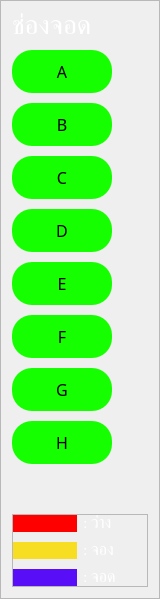
        <widget class="QFrame" name="bay_btn_frame">
         <property name="maximumSize">
          <size>
           <width>160</width>
           <height>16777215</height>
          </size>
         </property>
         <property name="frameShape">
          <enum>QFrame::StyledPanel</enum>
         </property>
         <property name="frameShadow">
          <enum>QFrame::Raised</enum>
         </property>
         <layout class="QVBoxLayout" name="verticalLayout_2">
          <property name="spacing">
           <number>10</number>
          </property>
          <item>
           <widget class="QLabel" name="label">
            <property name="maximumSize">
             <size>
              <width>250</width>
              <height>16777215</height>
             </size>
            </property>
            <property name="font">
             <font>
              <family>Mitr SemiBold</family>
              <pointsize>20</pointsize>
             </font>
            </property>
            <property name="styleSheet">
             <string notr="true">color: rgb(255, 255, 255);</string>
            </property>
            <property name="text">
             <string>ช่องจอด</string>
            </property>
           </widget>
          </item>
          <item>
           <widget class="QPushButton" name="bayA_btn">
            <property name="maximumSize">
             <size>
              <width>100</width>
              <height>16777215</height>
             </size>
            </property>
            <property name="font">
             <font>
              <family>Mitr SemiBold</family>
              <pointsize>12</pointsize>
             </font>
            </property>
            <property name="styleSheet">
             <string notr="true">#bayA_btn{
    border: none;
	padding: 10px;
    background-color: #16FF00;
    color: #000000;
    border-radius: 20px;
}
#bayA_btn:hover{
    border: none;
	padding: 10px;
    background-color: #FF0000;
    color: #fff;
    border-radius: 20px;
}
#bayA_btn:checked{
    border: none;
	padding: 10px;
    background-color: #FF0000;
    color: #fff;
    border-radius: 20px;
}</string>
            </property>
            <property name="text">
             <string>A</string>
            </property>
            <property name="checkable">
             <bool>true</bool>
            </property>
            <property name="checked">
             <bool>false</bool>
            </property>
            <property name="autoExclusive">
             <bool>true</bool>
            </property>
           </widget>
          </item>
          <item>
           <widget class="QPushButton" name="bayB_btn">
            <property name="maximumSize">
             <size>
              <width>100</width>
              <height>16777215</height>
             </size>
            </property>
            <property name="font">
             <font>
              <family>Mitr SemiBold</family>
              <pointsize>12</pointsize>
             </font>
            </property>
            <property name="styleSheet">
             <string notr="true">#bayB_btn{
    border: none;
	padding: 10px;
    background-color: #16FF00;
    color: #000000;
    border-radius: 20px;
}
#bayB_btn:hover{
    border: none;
	padding: 10px;
    background-color: #FF0000;
    color: #fff;
    border-radius: 20px;
}
#bayB_btn:checked{
    border: none;
	padding: 10px;
    background-color: #FF0000;
    color: #fff;
    border-radius: 20px;
}</string>
            </property>
            <property name="text">
             <string>B</string>
            </property>
            <property name="checkable">
             <bool>true</bool>
            </property>
            <property name="checked">
             <bool>false</bool>
            </property>
            <property name="autoExclusive">
             <bool>true</bool>
            </property>
           </widget>
          </item>
          <item>
           <widget class="QPushButton" name="bayC_btn">
            <property name="maximumSize">
             <size>
              <width>100</width>
              <height>16777215</height>
             </size>
            </property>
            <property name="font">
             <font>
              <family>Mitr SemiBold</family>
              <pointsize>12</pointsize>
             </font>
            </property>
            <property name="styleSheet">
             <string notr="true">#bayC_btn{
    border: none;
	padding: 10px;
    background-color: #16FF00;
    color: #000000;
    border-radius: 20px;
}
#bayC_btn:hover{
    border: none;
	padding: 10px;
    background-color: #FF0000;
    color: #fff;
    border-radius: 20px;
}
#bayC_btn:checked{
    border: none;
	padding: 10px;
    background-color: #FF0000;
    color: #fff;
    border-radius: 20px;
}</string>
            </property>
            <property name="text">
             <string>C</string>
            </property>
            <property name="checkable">
             <bool>true</bool>
            </property>
            <property name="checked">
             <bool>false</bool>
            </property>
            <property name="autoExclusive">
             <bool>true</bool>
            </property>
           </widget>
          </item>
          <item>
           <widget class="QPushButton" name="bayD_btn">
            <property name="maximumSize">
             <size>
              <width>100</width>
              <height>16777215</height>
             </size>
            </property>
            <property name="font">
             <font>
              <family>Mitr SemiBold</family>
              <pointsize>12</pointsize>
             </font>
            </property>
            <property name="styleSheet">
             <string notr="true">#bayD_btn{
    border: none;
	padding: 10px;
    background-color: #16FF00;
    color: #000000;
    border-radius: 20px;
}
#bayD_btn:hover{
    border: none;
	padding: 10px;
    background-color: #FF0000;
    color: #fff;
    border-radius: 20px;
}
#bayD_btn:checked{
    border: none;
	padding: 10px;
    background-color: #FF0000;
    color: #fff;
    border-radius: 20px;
}</string>
            </property>
            <property name="text">
             <string>D</string>
            </property>
            <property name="checkable">
             <bool>true</bool>
            </property>
            <property name="checked">
             <bool>false</bool>
            </property>
            <property name="autoExclusive">
             <bool>true</bool>
            </property>
           </widget>
          </item>
          <item>
           <widget class="QPushButton" name="bayE_btn">
            <property name="maximumSize">
             <size>
              <width>100</width>
              <height>16777215</height>
             </size>
            </property>
            <property name="font">
             <font>
              <family>Mitr SemiBold</family>
              <pointsize>12</pointsize>
             </font>
            </property>
            <property name="styleSheet">
             <string notr="true">#bayE_btn{
    border: none;
	padding: 10px;
    background-color: #16FF00;
    color: #000000;
    border-radius: 20px;
}
#bayE_btn:hover{
    border: none;
	padding: 10px;
    background-color: #FF0000;
    color: #fff;
    border-radius: 20px;
}
#bayE_btn:checked{
    border: none;
	padding: 10px;
    background-color: #FF0000;
    color: #fff;
    border-radius: 20px;
}</string>
            </property>
            <property name="text">
             <string>E</string>
            </property>
            <property name="checkable">
             <bool>true</bool>
            </property>
            <property name="checked">
             <bool>false</bool>
            </property>
            <property name="autoExclusive">
             <bool>true</bool>
            </property>
           </widget>
          </item>
          <item>
           <widget class="QPushButton" name="bayF_btn">
            <property name="maximumSize">
             <size>
              <width>100</width>
              <height>16777215</height>
             </size>
            </property>
            <property name="font">
             <font>
              <family>Mitr SemiBold</family>
              <pointsize>12</pointsize>
             </font>
            </property>
            <property name="styleSheet">
             <string notr="true">#bayF_btn{
    border: none;
	padding: 10px;
    background-color: #16FF00;
    color: #000000;
    border-radius: 20px;
}
#bayF_btn:hover{
    border: none;
	padding: 10px;
    background-color: #FF0000;
    color: #fff;
    border-radius: 20px;
}
#bayF_btn:checked{
    border: none;
	padding: 10px;
    background-color: #FF0000;
    color: #fff;
    border-radius: 20px;
}</string>
            </property>
            <property name="text">
             <string>F</string>
            </property>
            <property name="checkable">
             <bool>true</bool>
            </property>
            <property name="checked">
             <bool>false</bool>
            </property>
            <property name="autoExclusive">
             <bool>true</bool>
            </property>
           </widget>
          </item>
          <item>
           <widget class="QPushButton" name="bayG_btn">
            <property name="maximumSize">
             <size>
              <width>100</width>
              <height>16777215</height>
             </size>
            </property>
            <property name="font">
             <font>
              <family>Mitr SemiBold</family>
              <pointsize>12</pointsize>
             </font>
            </property>
            <property name="styleSheet">
             <string notr="true">#bayG_btn{
    border: none;
	padding: 10px;
    background-color: #16FF00;
    color: #000000;
    border-radius: 20px;
}
#bayG_btn:hover{
    border: none;
	padding: 10px;
    background-color: #FF0000;
    color: #fff;
    border-radius: 20px;
}
#bayG_btn:checked{
    border: none;
	padding: 10px;
    background-color: #FF0000;
    color: #fff;
    border-radius: 20px;
}

</string>
            </property>
            <property name="text">
             <string>G</string>
            </property>
            <property name="checkable">
             <bool>true</bool>
            </property>
            <property name="checked">
             <bool>false</bool>
            </property>
            <property name="autoExclusive">
             <bool>true</bool>
            </property>
           </widget>
          </item>
          <item>
           <widget class="QPushButton" name="bayH_btn">
            <property name="maximumSize">
             <size>
              <width>100</width>
              <height>16777215</height>
             </size>
            </property>
            <property name="font">
             <font>
              <family>Mitr SemiBold</family>
              <pointsize>12</pointsize>
             </font>
            </property>
            <property name="styleSheet">
             <string notr="true">#bayH_btn{
    border: none;
	padding: 10px;
    background-color: #16FF00;
    color: #000000;
    border-radius: 20px;
}
#bayH_btn:hover{
    border: none;
	padding: 10px;
    background-color: #FF0000;
    color: #fff;
    border-radius: 20px;
}
#bayH_btn:checked{
    border: none;
	padding: 10px;
    background-color: #FF0000;
    color: #fff;
    border-radius: 20px;
}</string>
            </property>
            <property name="text">
             <string>H</string>
            </property>
            <property name="checkable">
             <bool>true</bool>
            </property>
            <property name="checked">
             <bool>false</bool>
            </property>
            <property name="autoExclusive">
             <bool>true</bool>
            </property>
           </widget>
          </item>
          <item>
           <spacer name="verticalSpacer">
            <property name="orientation">
             <enum>Qt::Vertical</enum>
            </property>
            <property name="sizeHint" stdset="0">
             <size>
              <width>20</width>
              <height>40</height>
             </size>
            </property>
           </spacer>
          </item>
          <item>
           <widget class="QFrame" name="frame">
            <property name="frameShape">
             <enum>QFrame::StyledPanel</enum>
            </property>
            <property name="frameShadow">
             <enum>QFrame::Raised</enum>
            </property>
            <layout class="QVBoxLayout" name="verticalLayout_14">
             <property name="spacing">
              <number>10</number>
             </property>
             <property name="leftMargin">
              <number>0</number>
             </property>
             <property name="topMargin">
              <number>0</number>
             </property>
             <property name="rightMargin">
              <number>0</number>
             </property>
             <property name="bottomMargin">
              <number>0</number>
             </property>
             <item>
              <widget class="QFrame" name="empty_frame">
               <property name="maximumSize">
                <size>
                 <width>250</width>
                 <height>16777215</height>
                </size>
               </property>
               <property name="frameShape">
                <enum>QFrame::NoFrame</enum>
               </property>
               <property name="frameShadow">
                <enum>QFrame::Raised</enum>
               </property>
               <layout class="QHBoxLayout" name="horizontalLayout_4">
                <property name="leftMargin">
                 <number>0</number>
                </property>
                <property name="topMargin">
                 <number>0</number>
                </property>
                <property name="rightMargin">
                 <number>0</number>
                </property>
                <property name="bottomMargin">
                 <number>0</number>
                </property>
                <item>
                 <widget class="QLabel" name="label_4">
                  <property name="maximumSize">
                   <size>
                    <width>100</width>
                    <height>100</height>
                   </size>
                  </property>
                  <property name="styleSheet">
                   <string notr="true">background-color:#FF0000;</string>
                  </property>
                  <property name="text">
                   <string/>
                  </property>
                 </widget>
                </item>
                <item>
                 <widget class="QLabel" name="status_empty">
                  <property name="maximumSize">
                   <size>
                    <width>150</width>
                    <height>16777215</height>
                   </size>
                  </property>
                  <property name="font">
                   <font>
                    <family>Mitr SemiBold</family>
                    <pointsize>12</pointsize>
                   </font>
                  </property>
                  <property name="styleSheet">
                   <string notr="true">color: rgb(255, 255, 255);</string>
                  </property>
                  <property name="text">
                   <string>: ว่าง</string>
                  </property>
                  <property name="alignment">
                   <set>Qt::AlignLeading|Qt::AlignLeft|Qt::AlignVCenter</set>
                  </property>
                 </widget>
                </item>
               </layout>
              </widget>
             </item>
             <item>
              <widget class="QFrame" name="occupie_frame">
               <property name="maximumSize">
                <size>
                 <width>250</width>
                 <height>16777215</height>
                </size>
               </property>
               <property name="frameShape">
                <enum>QFrame::NoFrame</enum>
               </property>
               <property name="frameShadow">
                <enum>QFrame::Raised</enum>
               </property>
               <layout class="QHBoxLayout" name="horizontalLayout_3">
                <property name="leftMargin">
                 <number>0</number>
                </property>
                <property name="topMargin">
                 <number>0</number>
                </property>
                <property name="rightMargin">
                 <number>0</number>
                </property>
                <property name="bottomMargin">
                 <number>0</number>
                </property>
                <item>
                 <widget class="QLabel" name="label_3">
                  <property name="maximumSize">
                   <size>
                    <width>100</width>
                    <height>100</height>
                   </size>
                  </property>
                  <property name="styleSheet">
                   <string notr="true">background-color: #F8DE22;</string>
                  </property>
                  <property name="text">
                   <string/>
                  </property>
                 </widget>
                </item>
                <item>
                 <widget class="QLabel" name="status_occupie">
                  <property name="maximumSize">
                   <size>
                    <width>150</width>
                    <height>16777215</height>
                   </size>
                  </property>
                  <property name="font">
                   <font>
                    <family>Mitr SemiBold</family>
                    <pointsize>12</pointsize>
                   </font>
                  </property>
                  <property name="styleSheet">
                   <string notr="true">color: rgb(255, 255, 255);</string>
                  </property>
                  <property name="text">
                   <string>: จอง</string>
                  </property>
                  <property name="alignment">
                   <set>Qt::AlignLeading|Qt::AlignLeft|Qt::AlignVCenter</set>
                  </property>
                 </widget>
                </item>
               </layout>
              </widget>
             </item>
             <item>
              <widget class="QFrame" name="parked_frame">
               <property name="maximumSize">
                <size>
                 <width>250</width>
                 <height>16777215</height>
                </size>
               </property>
               <property name="frameShape">
                <enum>QFrame::NoFrame</enum>
               </property>
               <property name="frameShadow">
                <enum>QFrame::Raised</enum>
               </property>
               <layout class="QHBoxLayout" name="horizontalLayout_2">
                <property name="leftMargin">
                 <number>0</number>
                </property>
                <property name="topMargin">
                 <number>0</number>
                </property>
                <property name="rightMargin">
                 <number>0</number>
                </property>
                <property name="bottomMargin">
                 <number>0</number>
                </property>
                <item>
                 <widget class="QLabel" name="label_2">
                  <property name="maximumSize">
                   <size>
                    <width>100</width>
                    <height>100</height>
                   </size>
                  </property>
                  <property name="styleSheet">
                   <string notr="true">background-color: rgb(88, 14, 246);</string>
                  </property>
                  <property name="text">
                   <string/>
                  </property>
                 </widget>
                </item>
                <item>
                 <widget class="QLabel" name="status_parked_label">
                  <property name="maximumSize">
                   <size>
                    <width>150</width>
                    <height>16777215</height>
                   </size>
                  </property>
                  <property name="font">
                   <font>
                    <family>Mitr SemiBold</family>
                    <pointsize>12</pointsize>
                   </font>
                  </property>
                  <property name="styleSheet">
                   <string notr="true">color: rgb(255, 255, 255);</string>
                  </property>
                  <property name="text">
                   <string>: จอด</string>
                  </property>
                  <property name="alignment">
                   <set>Qt::AlignLeading|Qt::AlignLeft|Qt::AlignVCenter</set>
                  </property>
                 </widget>
                </item>
               </layout>
              </widget>
             </item>
            </layout>
           </widget>
          </item>
         </layout>
        </widget>
